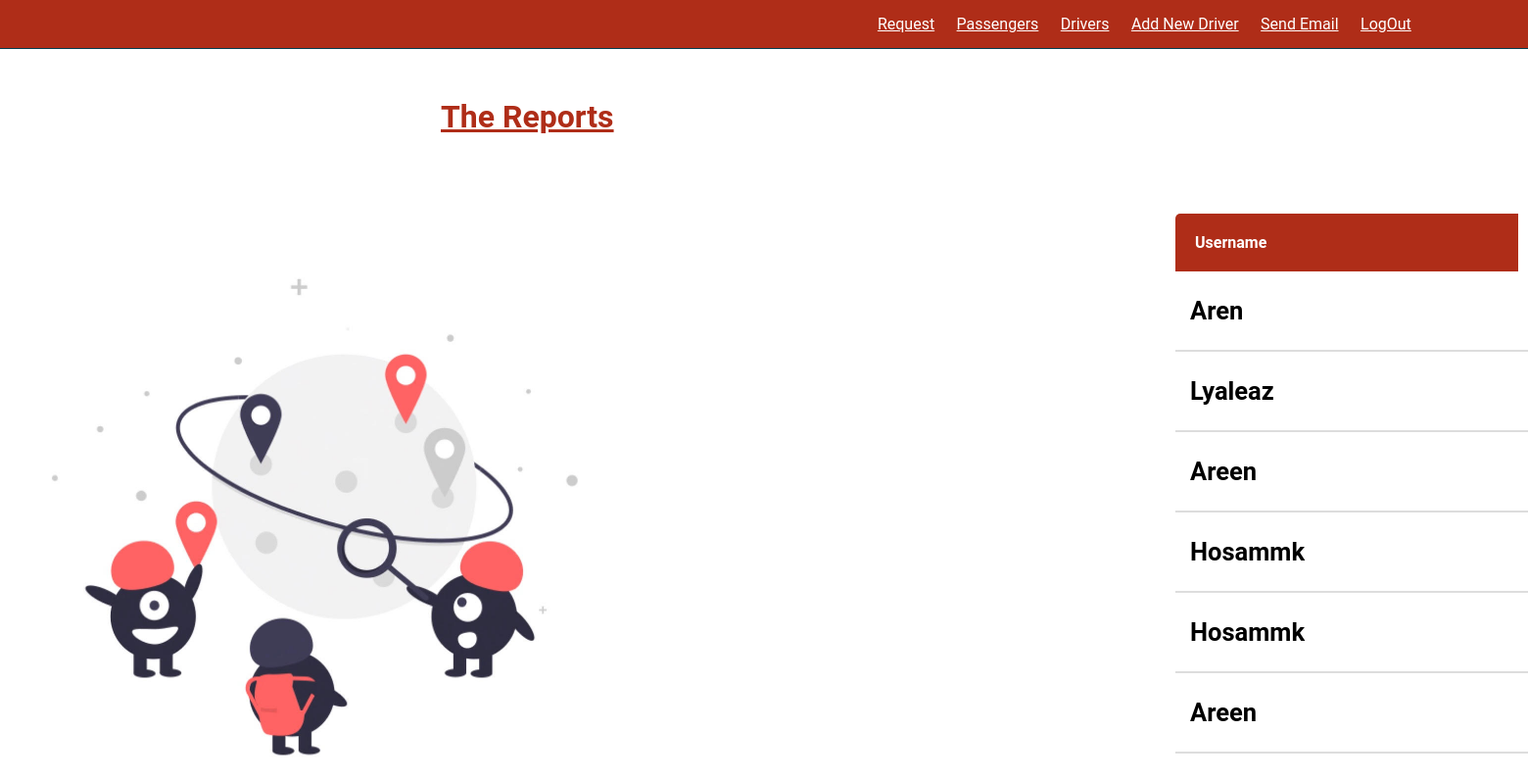
Page /AdminReports/ on the earlier database version.
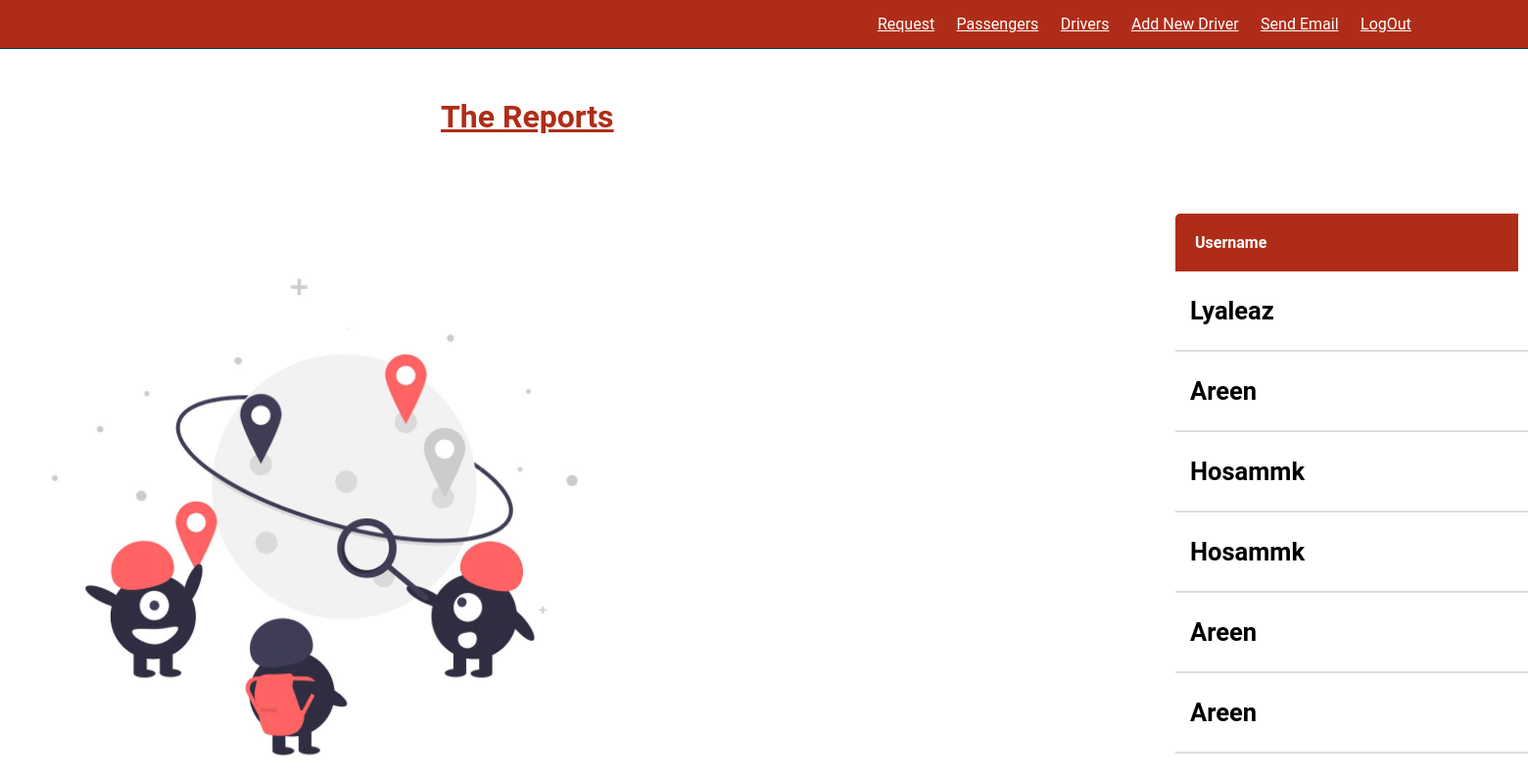
Same page on the later database version.
### project/models.py (models this page shows)
class Report(models.Model):
    UserName=models.CharField(max_length=100,default='')
    class Meta:
        db_table = 'Reports'

### project/views.py (the view)
# urls.py: path('AdminReports/',views.AdminReports,name="AdminReports"),
def AdminReports(request):
    reports=Report.objects.all()
    return render(request,'project/AdminReports.html',{'users':reports})

### project/templates/project/AdminReports.html (shortened to what this page needs)
{% load static %}
<!DOCTYPE html>
<html>
    <head>
        <link rel="stylesheet" href="">
    </head>
<body  style="background-image:url('{% static 'img/unnamed.jpg' %}'); background-repeat: no-repeat; background-size:100%;">
  <div class="A" >
   <h1> The Reports </h1>
  </div>
<table class="content-table">
        <thead>
                <tr>
                  <th>username</th>
                </tr>
              </thead>
            {% for user in users %}
            <td>  <h2> {{user.UserName}} </h2> </td>
                <td> <a href="{% url 'Block' user.id %}"> <h3> Block user </h3> </a> </td>
            {% endfor %}
        <header class="header">
            <nav class="navbar">
                <a href="/Request/">Request</a>
                <a href="/deluser/">Passengers</a>
                <a href="/DriverDetails/">Drivers</a>
                <a href="/AddNewDriver/">Add New Driver</a>
                <a href="/SendMail/">Send Email</a>
                <a href="/logoutUser">LogOut</a>
            </nav>
        </header>
    </body>
</html>

Differences in the rows shown:
removed Report: UserName "Aren"
added Report: UserName "Areen"
